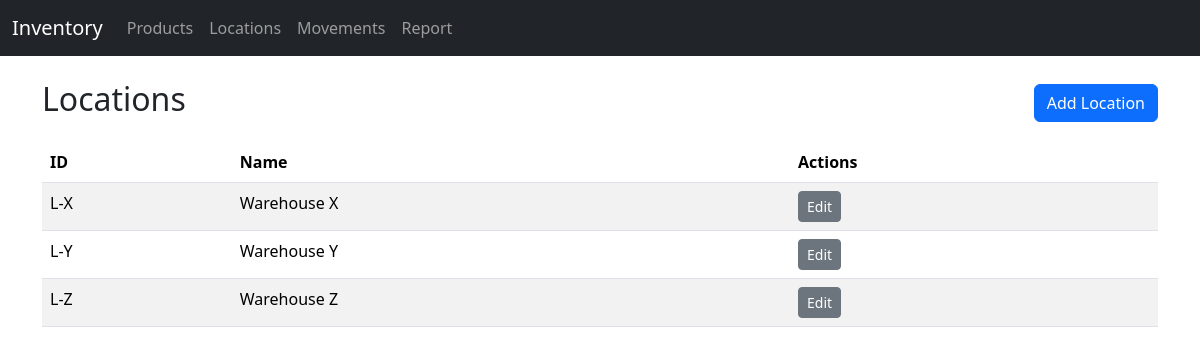
/locations, run on the app's committed database.
### app.py (models this page shows)
class Location(db.Model):
    location_id = db.Column(db.String, primary_key=True)
    name = db.Column(db.String, nullable=False)

### app.py (the view)
@app.route('/locations')
def locations():
    items = Location.query.order_by(Location.name).all()
    return render_template('locations.html', locations=items)

### templates/locations.html
{% extends 'layout.html' %}
{% block content %}
<div class="d-flex justify-content-between align-items-center mb-3">
  <h2>Locations</h2>
  <a class="btn btn-primary" href="/locations/add">Add Location</a>
</div>
<table class="table table-striped">
  <thead><tr><th>ID</th><th>Name</th><th>Actions</th></tr></thead>
  <tbody>
    {% for l in locations %}
    <tr>
      <td>{{ l.location_id }}</td>
      <td>{{ l.name }}</td>
      <td><a class="btn btn-sm btn-secondary" href="/locations/{{ l.location_id }}/edit">Edit</a></td>
    </tr>
    {% endfor %}
  </tbody>
</table>
{% endblock %}

### data on the page
Location: location_id "L-X", name "Warehouse X"
Location: location_id "L-Y", name "Warehouse Y"
Location: location_id "L-Z", name "Warehouse Z"
